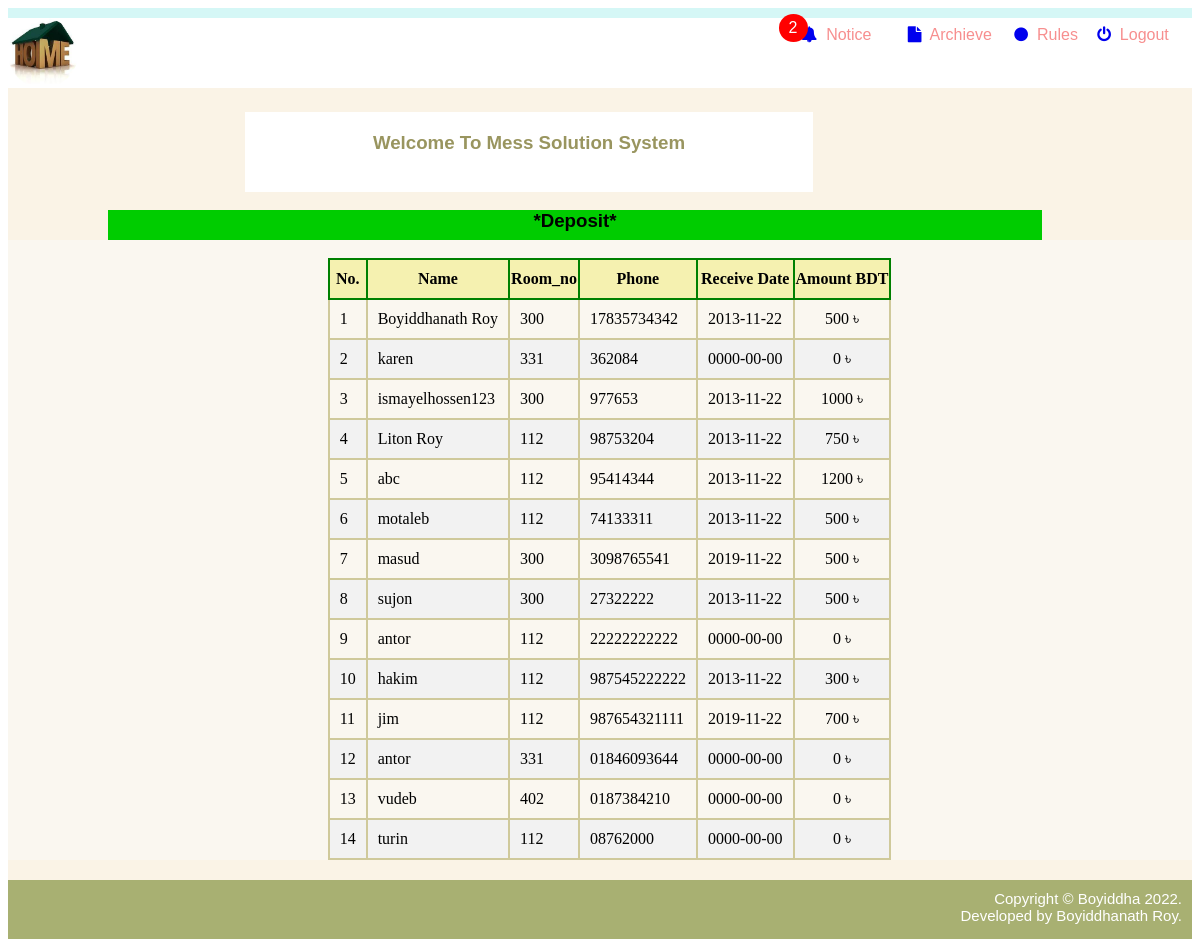
Screenshot of /member/reserve.php (signed in) with the database file from the repository.
### tables this page shows
CREATE TABLE `deposit` (
  `name` varchar(100) NOT NULL,
  `room_no` int(11) NOT NULL,
  `phone` varchar(15) NOT NULL,
  `date` date NOT NULL,
  `amount` float NOT NULL
);

### member/reserve.php (the view, shortened to what this page needs)
<?php
	include 'database/Connection.php';
?>
<html lang="en">
<head>
	<link rel="stylesheet" href="https://cdnjs.cloudflare.com/ajax/libs/font-awesome/4.7.0/css/font-awesome.min.css">
</head>
<body>
	<div class="first">
    </div>
	<div class="navbar">
	    <div class="nav1">
			<a class="home" href="index.php" ><img width="70px" height="70px" src="img/logo.jpg"></a>
		</div>
		 <div class="nav2">
			<a href="notice.php" class="notification" style="text-decoration:none;">
					<?php
						$q="select * from noticeboard";
						$res=$conn->query($q);
						$num=$res->num_rows;
						if($num>0){
					?>
						<span class="badge"> <?php echo $num;  ?> </span>
					<?php
						}
					?>
				<i class="fa fa-bell"></i>&nbsp <span style="color:#f78f8f;">Notice</span>
			</a>
		 </div>
		 <div class="nav3">
			<a href="archieve.php" style="text-decoration:none;">
				<i class="fa fa-file"></i>&nbsp <span style="color:#f78f8f;">Archieve</span>
			</a>
		 </div>
		<div class="nav4">
			<a href="rules.php" style="text-decoration:none;">
				<i class="fa fa-circle"></i>&nbsp <span style="color:#f78f8f;">Rules</span>
			</a>
		 </div>
		 <div class="nav5">
			<a href="logout.php" style="text-decoration:none;">
				<i class="fa fa-power-off"></i>&nbsp <span style="color:#f78f8f;">Logout</span>
			</a>
		 </div>
	</div>
	<div class="container">
		<div class="child">
			<h3 style="text-align: center;color:#99955f;height:60px;padding-top:20px;background:white;width:60%;" >Welcome To Mess Solution System
		</div>
		<div class="type">
			<h3 style="text-align: center;">*Deposit* </h3>
		</div>
		<div class="child3">
			<?php
				$query=mysqli_query($conn,"select * from member");
				$result=mysqli_fetch_array($query);
				if($result<=0){
			?>
					<div class="alert1">
						<h2 style="font-size:30px;text-align: center;color: red;">No member Found!! </h2>
						<p style="font-size:25px;text-align: center;color: red;">Please,At First Add Some Member To Continue This Whole Process.!!!!</p>
					</div>
		<?php   }
		    else
			{
		?>
				<form action="" method="post" style=" font-family:Times New Roman;font-size:1em;">
					<table class="tbl">
						<thead>
							<tr>
								<th>No.</th>
								<th>Name</th>
								<th>Room_no</th>
								<th>Phone</th>
								<th>Receive Date</th>
								<th>Amount BDT</th>
							</tr>
						</thead>
						<tbody>
						   <?php
								$query = "SELECT * FROM deposit";
								$result = $conn->query($query);
								$num = $result->num_rows;
								if($num>0){
									$i=1;
									while($rows=$result->fetch_assoc()){
										$user=$_SESSION['phone_no'];
										if($user==$rows['phone'])
										{
							?>
										<tr style="background-color:#9ef59d;">
											<td><?php echo$i++;?></td>
											<td name="nam"><?php echo$rows['name']; ?></td> &nbsp
											<td><?php echo$rows['room_no'];?></td> &nbsp
											<td><?php echo$rows['phone']; ?></td> &nbsp
											<td><?php echo$rows['date']; ?></td> &nbsp
											<td style="text-align:center;">
												<?php echo$rows['amount'] ?> &#x09F3</td>
											</td>
										</tr>
						          <?php } else { ?>
												<tr>
													<td><?php echo$i++;?></td>
													<td name="nam"><?php echo$rows['name']; ?></td> &nbsp
													<td><?php echo$rows['room_no'];?></td> &nbsp
													<td><?php echo$rows['phone']; ?></td> &nbsp
													<td><?php echo$rows['date']; ?></td> &nbsp
													<td style="text-align:center;">
														<?php echo$rows['amount'] ?> &#x09F3</td>
												</tr>
						<?php   }   }    } ?>
							</tbody>
					</table>
				</form>
    <?php
        	} ?>
		</div>
		<div class="footer">
			Copyright &copy; Boyiddha 2022.<br> Developed by Boyiddhanath Roy.
		</div>
	</div>
</body>
</html>

### member/reserve.php (style rules this page uses)
body,h1,h2,h3,h4,h5 { font-family: "Poppins", sans-serif }
.first { background-color: #d5f7f6; height:10px; }
.nav1 { width:67%; float:left; padding-top:0px; }
.home { -webkit-transition-duration: 0.4s; transition-duration: 0.4s; }
.nav2 { width:9%; float:left; text-align:left; padding-top:8px; color:#f78f8f; }
.nav3 { width:9%; float:left; text-align:left; padding-top:8px; color:#f78f8f; }
.nav4 { width:7%; float:left; text-align:left; padding-top:8px; color:#f78f8f; }
.nav5 { width:8%; float:left; text-align:left; padding-top:8px; color:#f78f8f; }
.navbar:after { content: ''; display: table; clear: both; }
.container { background-color:#faf3e6; }
.child { padding-left:20%; padding-top:5px; }
.type { height:30px; background-color: #00cc00; margin-left:100px; margin-right:150px; }
.child3 { background-color:#faf7f0; }
table { border-collapse: collapse; border-spacing: 0; border: 1px solid green; width:auto; margin-left:27%; margin-bottom:20px; }
td { text-align: left; padding: 10px; border: 2px solid #cfc99b; }
th { height:40px; text-aign:left; border:2px solid green; position:sticky; top: 0px; background:#f5f1b0; }
tr:nth-child(even) { background-color: #f2f2f2 }
.container:after { content:''; display:table; clear:both; }
.notification { position: relative; }
.notification .badge { position: absolute; top: -12px; right: 64px; padding: 5px 10px; border-radius: 50%; background-color: red; color: white; }
.footer { background-color: #a8b072; color: white; padding: 10px; text-align: right; font-size: 15px; height:39px; margin-top:7px; margin-bottom:0; }
.footer::after { display: table; content: ''; clear: both; }
img { border-radius:50px; }

### rows the page displays
deposit: name "Boyiddhanath Roy", room_no "300", phone "17835734342", date "2013-11-22", amount "500"
deposit: name "karen", room_no "331", phone "362084", date "0000-00-00", amount "0"
deposit: name "ismayelhossen123", room_no "300", phone "977653", date "2013-11-22", amount "1000"
deposit: name "Liton Roy", room_no "112", phone "98753204", date "2013-11-22", amount "750"
deposit: name "abc", room_no "112", phone "95414344", date "2013-11-22", amount "1200"
deposit: name "motaleb", room_no "112", phone "74133311", date "2013-11-22", amount "500"
deposit: name "masud", room_no "300", phone "3098765541", date "2019-11-22", amount "500"
deposit: name "sujon", room_no "300", phone "27322222", date "2013-11-22", amount "500"
deposit: name "antor", room_no "112", phone "22222222222", date "0000-00-00", amount "0"
deposit: name "hakim", room_no "112", phone "987545222222", date "2013-11-22", amount "300"
deposit: name "jim", room_no "112", phone "987654321111", date "2019-11-22", amount "700"
deposit: name "antor", room_no "331", phone "01846093644", date "0000-00-00", amount "0"
deposit: name "vudeb", room_no "402", phone "0187384210", date "0000-00-00", amount "0"
deposit: name "turin", room_no "112", phone "08762000", date "0000-00-00", amount "0"

### other values shown
$num "2"
